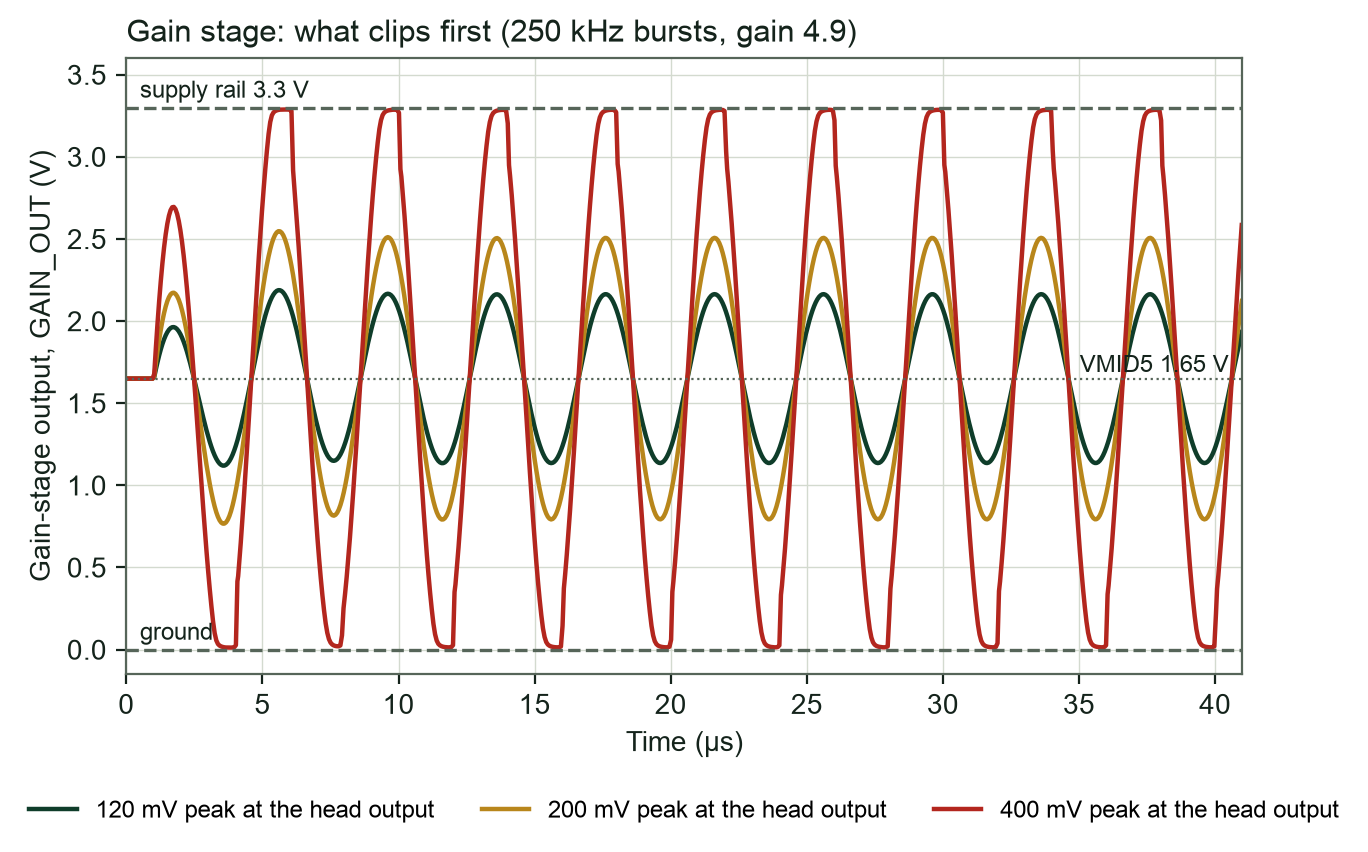

Write the Python code that produced this figure.
from style import *
import json
d = json.load(open('/Users/nico/Documents/GitHub/adc_test_board/doc/data/sim.json'))
b = d['burst']
fig, ax = plt.subplots(figsize=(7.2, 4.0))
cols = {'0.12': accent, '0.2': cu, '0.4': '#b3261e'}
for k, v in b.items():
    t = np.array(v['t']); g = np.array(v['gout']); m = t >= 4e-6
    ax.plot((t[m] - 4e-6) * 1e6, g[m], color=cols[k], lw=1.6, label='%d mV peak at the head output' % round(float(k) * 1000))
ax.axhline(3.3, color=mut, lw=1.2, ls='--'); ax.axhline(0, color=mut, lw=1.2, ls='--'); ax.axhline(1.65, color=mut, lw=0.8, ls=':')
ax.text(0.5, 3.36, 'supply rail 3.3 V', fontsize=8.5, color=ink); ax.text(0.5, 0.06, 'ground', fontsize=8.5, color=ink); ax.text(40.5, 1.69, 'VMID5 1.65 V', fontsize=8.5, color=ink, ha='right')
ax.set_ylim(-0.15, 3.6); ax.set_xlim(0, 41)
ax.set_xlabel('Time (µs)', color=ink); ax.set_ylabel('Gain-stage output, GAIN_OUT (V)', color=ink)
ax.set_title('Gain stage: what clips first (250 kHz bursts, gain 4.9)', fontsize=11, color=ink, loc='left'); ax.legend(loc='upper center', bbox_to_anchor=(0.5, -0.17), ncol=3, fontsize=8.5, frameon=False); style(ax)
save(fig, 's05_graph')
g12 = (max(b['0.12']['gout']) - min(b['0.12']['gout'])) / 2 / 0.12
print('gain at 250 kHz at GAIN_OUT per volt at the head: %.2f; clip at %.2f V' % (g12, (1.65 - 0.1) / g12))
